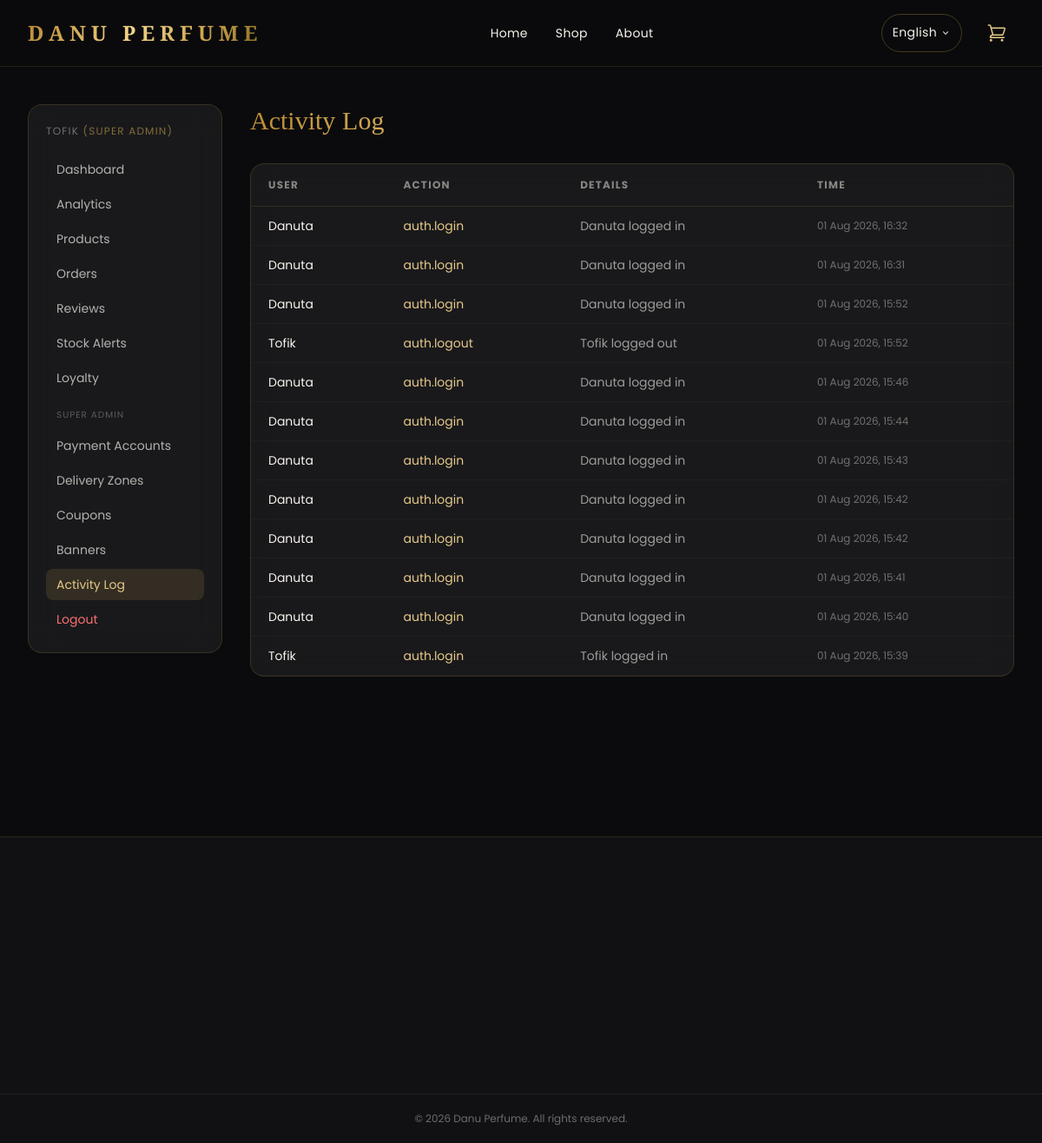
The app's page /admin/activity-log (signed in) with its own data.
### models.py (models this page shows, shortened)
class User(UserMixin, db.Model):
    __tablename__ = "users"
    ROLE_SUPER_ADMIN = "super_admin"     # full access: products, banks, orders, users, settings
    ROLE_ORDER_MANAGER = "order_manager"  # can view products, manage orders/delivery only
    id = db.Column(db.Integer, primary_key=True)
    full_name = db.Column(db.String(120), nullable=False, default="Admin")
    username = db.Column(db.String(60), unique=True, nullable=False, index=True)
    email = db.Column(db.String(120), unique=True, nullable=True, index=True)
    password_hash = db.Column(db.String(255), nullable=False)
    role = db.Column(db.String(30), nullable=False, default=ROLE_SUPER_ADMIN)
    is_admin = db.Column(db.Boolean, default=True, nullable=False)
    created_at = db.Column(db.DateTime, default=datetime.utcnow)
    @property
    def is_super_admin(self):
        return (self.role or self.ROLE_SUPER_ADMIN) == self.ROLE_SUPER_ADMIN

class ActivityLog(db.Model):
    __tablename__ = "activity_logs"
    id = db.Column(db.Integer, primary_key=True)
    user_id = db.Column(db.Integer, db.ForeignKey("users.id"), nullable=True)
    username = db.Column(db.String(60), nullable=False)  # snapshot in case user is later removed
    action = db.Column(db.String(120), nullable=False)   # e.g. "order.status_update"
    details = db.Column(db.String(500), nullable=True)
    created_at = db.Column(db.DateTime, default=datetime.utcnow)

### app.py (the view)
    @app.route("/admin/activity-log")
    @super_admin_required
    def admin_activity_log():
        logs = ActivityLog.query.order_by(ActivityLog.created_at.desc()).limit(200).all()
        return render_template("admin_dashboard.html", view="activity_log", logs=logs)

### translations.py (called while the page is built)
def get_text(key: str, lang: str = "en") -> str:
    lang_dict = TRANSLATIONS.get(lang, TRANSLATIONS["en"])
    if key in lang_dict:
        return lang_dict[key]
    return TRANSLATIONS["en"].get(key, key)

### templates/admin_dashboard.html (shortened to what this page needs)
{% extends "base.html" %}
{% block content %}
<div class="max-w-7xl mx-auto px-5 sm:px-8 py-10">
  <div class="flex flex-col md:flex-row gap-8">
    <aside class="md:w-56 shrink-0">
      <div class="glass rounded-2xl p-5 sticky top-24">
        <p class="text-xs uppercase tracking-widest text-danu-cream/40 mb-4">{{ current_user.full_name }} <span class="text-danu-gold/60">({{ (current_user.role or 'super_admin')|replace('_',' ')|title }})</span></p>
        <nav class="space-y-1 text-sm">
          <a href="{{ url_for('admin_dashboard') }}"
             class="block px-3 py-2 rounded-lg {% if view == 'overview' %}bg-danu-gold/15 text-danu-goldlight{% else %}text-danu-cream/70 hover:bg-danu-gold/5{% endif %}">
            {{ t('admin.dashboard.title') }}
          </a>
          <a href="{{ url_for('admin_analytics') }}"
             class="block px-3 py-2 rounded-lg {% if view == 'analytics' %}bg-danu-gold/15 text-danu-goldlight{% else %}text-danu-cream/70 hover:bg-danu-gold/5{% endif %}">
            Analytics
          </a>
          <a href="{{ url_for('admin_products') }}"
             class="block px-3 py-2 rounded-lg {% if view in ['products', 'product_form', 'products_import'] %}bg-danu-gold/15 text-danu-goldlight{% else %}text-danu-cream/70 hover:bg-danu-gold/5{% endif %}">
            {{ t('admin.nav.products') }}
          </a>
          <a href="{{ url_for('admin_orders') }}"
             class="block px-3 py-2 rounded-lg {% if view in ['orders', 'order_detail'] %}bg-danu-gold/15 text-danu-goldlight{% else %}text-danu-cream/70 hover:bg-danu-gold/5{% endif %}">
            {{ t('admin.nav.orders') }}
          </a>
          <a href="{{ url_for('admin_reviews') }}"
             class="block px-3 py-2 rounded-lg {% if view == 'reviews' %}bg-danu-gold/15 text-danu-goldlight{% else %}text-danu-cream/70 hover:bg-danu-gold/5{% endif %}">
            Reviews
          </a>
          <a href="{{ url_for('admin_stock_alerts') }}"
             class="block px-3 py-2 rounded-lg {% if view == 'stock_alerts' %}bg-danu-gold/15 text-danu-goldlight{% else %}text-danu-cream/70 hover:bg-danu-gold/5{% endif %}">
            Stock Alerts
          </a>
          <a href="{{ url_for('admin_loyalty') }}"
             class="block px-3 py-2 rounded-lg {% if view == 'loyalty' %}bg-danu-gold/15 text-danu-goldlight{% else %}text-danu-cream/70 hover:bg-danu-gold/5{% endif %}">
            Loyalty
          </a>
          {% if current_user.is_super_admin %}
          <p class="pt-3 pb-1 px-3 text-[0.65rem] uppercase tracking-widest text-danu-cream/30">Super Admin</p>
          <a href="{{ url_for('admin_banks') }}"
             class="block px-3 py-2 rounded-lg {% if view in ['banks', 'bank_form'] %}bg-danu-gold/15 text-danu-goldlight{% else %}text-danu-cream/70 hover:bg-danu-gold/5{% endif %}">
            Payment Accounts
          </a>
          <a href="{{ url_for('admin_delivery_zones') }}"
             class="block px-3 py-2 rounded-lg {% if view == 'delivery_zones' %}bg-danu-gold/15 text-danu-goldlight{% else %}text-danu-cream/70 hover:bg-danu-gold/5{% endif %}">
            Delivery Zones
          </a>
          <a href="{{ url_for('admin_coupons') }}"
             class="block px-3 py-2 rounded-lg {% if view == 'coupons' %}bg-danu-gold/15 text-danu-goldlight{% else %}text-danu-cream/70 hover:bg-danu-gold/5{% endif %}">
            Coupons
          </a>
          <a href="{{ url_for('admin_banners') }}"
             class="block px-3 py-2 rounded-lg {% if view in ['banners', 'banner_form'] %}bg-danu-gold/15 text-danu-goldlight{% else %}text-danu-cream/70 hover:bg-danu-gold/5{% endif %}">
            Banners
          </a>
          <a href="{{ url_for('admin_activity_log') }}"
             class="block px-3 py-2 rounded-lg {% if view == 'activity_log' %}bg-danu-gold/15 text-danu-goldlight{% else %}text-danu-cream/70 hover:bg-danu-gold/5{% endif %}">
            Activity Log
          </a>
          {% endif %}
          <a href="{{ url_for('admin_logout') }}" class="block px-3 py-2 rounded-lg text-red-400 hover:bg-red-500/10 mt-4">
            {{ t('admin.nav.logout') }}
          </a>
        </nav>
      </div>
    </aside>
    <div class="flex-1 min-w-0">
      {% if view == 'overview' %}
      <h1 class="font-serif text-3xl text-gold-gradient mb-8">{{ t('admin.dashboard.title') }}</h1>
      <div class="grid grid-cols-2 lg:grid-cols-4 gap-4 mb-10">
        <div class="glass-card rounded-2xl p-5">
          <p class="text-xs text-danu-cream/50 uppercase tracking-widest mb-1">{{ t('admin.dashboard.total_orders') }}</p>
          <p class="font-serif text-3xl text-danu-goldlight">{{ total_orders }}</p>
        </div>
        <div class="glass-card rounded-2xl p-5">
          <p class="text-xs text-danu-cream/50 uppercase tracking-widest mb-1">{{ t('admin.dashboard.total_sales') }}</p>
          <p class="font-serif text-3xl text-danu-goldlight">{{ currency }} {{ "%.2f"|format(total_sales) }}</p>
        </div>
        <div class="glass-card rounded-2xl p-5">
          <p class="text-xs text-danu-cream/50 uppercase tracking-widest mb-1">{{ t('admin.dashboard.pending_orders') }}</p>
          <p class="font-serif text-3xl text-danu-goldlight">{{ pending_orders }}</p>
        </div>
        <div class="glass-card rounded-2xl p-5">
          <p class="text-xs text-danu-cream/50 uppercase tracking-widest mb-1">Payment Methods</p>
          <p class="font-serif text-3xl text-danu-goldlight">{{ active_payment_accounts }}</p>
          <a href="{{ url_for('admin_banks') }}" class="text-xs text-danu-gold hover:underline mt-2 inline-block">Manage accounts</a>
        </div>
      </div>
      <div class="grid grid-cols-1 lg:grid-cols-2 gap-6">
        <div class="glass rounded-2xl p-6">
          <h3 class="font-serif text-lg text-danu-goldlight mb-4">Recent Orders</h3>
          <div class="space-y-3">
            {% for o in recent_orders %}
            <a href="{{ url_for('admin_order_detail', order_id=o.id) }}" class="flex items-center justify-between admin-row rounded-lg px-3 py-2 -mx-3">
              <div>
                <p class="text-sm">{{ o.order_code }}</p>
                <p class="text-xs text-danu-cream/50">{{ o.customer_name }}</p>
              </div>
              <span class="text-xs px-2 py-1 rounded-full
                {% if o.status == 'Pending' %}badge-pending{% elif o.status == 'Approved' %}badge-approved
                {% elif o.status == 'Out for Delivery' %}badge-delivery{% elif o.status == 'Delivered' %}badge-delivered
                {% else %}badge-cancelled{% endif %}">{{ o.status }}</span>
            </a>
            {% else %}
            <p class="text-sm text-danu-cream/40">No orders yet.</p>
            {% endfor %}
          </div>
        </div>
        <div class="glass rounded-2xl p-6">
          <h3 class="font-serif text-lg text-danu-goldlight mb-4">Low Stock Products</h3>
          <div class="space-y-3">
            {% for p in low_stock_products %}
            <div class="flex items-center justify-between px-1 py-2">
              <p class="text-sm">{{ p.name }}</p>
              <span class="text-xs text-red-400">{{ p.stock }} left</span>
            </div>
            {% else %}
            <p class="text-sm text-danu-cream/40">Stock levels look healthy.</p>
            {% endfor %}
          </div>
        </div>
      </div>
      {% elif view == 'activity_log' %}
      <h1 class="font-serif text-3xl text-gold-gradient mb-8">Activity Log</h1>
      <div class="glass rounded-2xl overflow-hidden overflow-x-auto">
        <table class="w-full text-sm">
          <thead class="text-left text-xs uppercase tracking-widest text-danu-cream/50 border-b border-danu-gold/15">
            <tr><th class="px-5 py-4">User</th><th class="px-5 py-4">Action</th><th class="px-5 py-4">Details</th><th class="px-5 py-4">Time</th></tr>
          </thead>
          <tbody>
            {% for log in logs %}
            <tr class="admin-row border-b border-danu-gold/5">
              <td class="px-5 py-3">{{ log.username }}</td>
              <td class="px-5 py-3 text-danu-goldlight">{{ log.action }}</td>
              <td class="px-5 py-3 text-danu-cream/60">{{ log.details }}</td>
              <td class="px-5 py-3 text-xs text-danu-cream/40">{{ log.created_at.strftime('%d %b %Y, %H:%M') }}</td>
            </tr>
            {% else %}
            <tr><td colspan="4" class="px-5 py-8 text-center text-danu-cream/40">No activity recorded yet.</td></tr>
            {% endfor %}
          </tbody>
        </table>
      </div>
      {% endif %}
    </div>
  </div>
</div>
{% endblock %}

### static/css/style.css (style rules this page uses)
:root { --danu-gold: #c9a24b; --danu-gold-light: #e6c988; --danu-black: #0b0b0d; --danu-charcoal: #17161a; --danu-cream: #f7f3ec; }
html { scroll-behavior: smooth; scroll-padding-top: 6rem; }
body { font-family: 'Poppins', 'Noto Sans Ethiopic', sans-serif; background-color: var(--danu-black); color: var(--danu-cream); overflow-x: hidden; font-size: 16px; line-height: 1.7; -webkit-text-size-adjust: 100%; text-size-adjust: 100%; }
p, li, label, span, button { line-height: 1.7; }
.glass { background: rgba(255, 255, 255, 0.06); backdrop-filter: blur(16px) saturate(140%); -webkit-backdrop-filter: blur(16px) saturate(140%); border: 1px solid rgba(201, 162, 75, 0.18); }
.text-gold-gradient { background: linear-gradient(120deg, #b98a2f, #f0d38a 45%, #c9a24b 75%, #8a6b23); -webkit-background-clip: text; background-clip: text; color: transparent; }

### records on screen
User: full_name "TOFIK", role "SUPER ADMIN"
ActivityLog: username "Danuta", action "auth.login", details "Danuta logged in", created_at "01 Aug 2026, 16:32"
ActivityLog: username "Danuta", action "auth.login", details "Danuta logged in", created_at "01 Aug 2026, 16:31"
ActivityLog: username "Danuta", action "auth.login", details "Danuta logged in", created_at "01 Aug 2026, 15:52"
ActivityLog: username "Tofik", action "auth.logout", details "Tofik logged out", created_at "01 Aug 2026, 15:52"
ActivityLog: username "Danuta", action "auth.login", details "Danuta logged in", created_at "01 Aug 2026, 15:46"
ActivityLog: username "Danuta", action "auth.login", details "Danuta logged in", created_at "01 Aug 2026, 15:44"
ActivityLog: username "Danuta", action "auth.login", details "Danuta logged in", created_at "01 Aug 2026, 15:43"
ActivityLog: username "Danuta", action "auth.login", details "Danuta logged in", created_at "01 Aug 2026, 15:42"
ActivityLog: username "Danuta", action "auth.login", details "Danuta logged in", created_at "01 Aug 2026, 15:42"
ActivityLog: username "Danuta", action "auth.login", details "Danuta logged in", created_at "01 Aug 2026, 15:41"
ActivityLog: username "Danuta", action "auth.login", details "Danuta logged in", created_at "01 Aug 2026, 15:40"
ActivityLog: username "Tofik", action "auth.login", details "Tofik logged in", created_at "01 Aug 2026, 15:39"

### other values on screen
{{ t('nav.home') }} "Home"
{{ t('nav.shop') }} "Shop"
{{ t('nav.about') }} "About"
{{ lang_names[current_lang] }} "English"
{{ t('admin.dashboard.title') }} "Dashboard"
{{ t('admin.nav.products') }} "Products"
{{ t('admin.nav.orders') }} "Orders"
{{ t('admin.nav.logout') }} "Logout"
{{ t('footer.rights') }} "All rights reserved."
